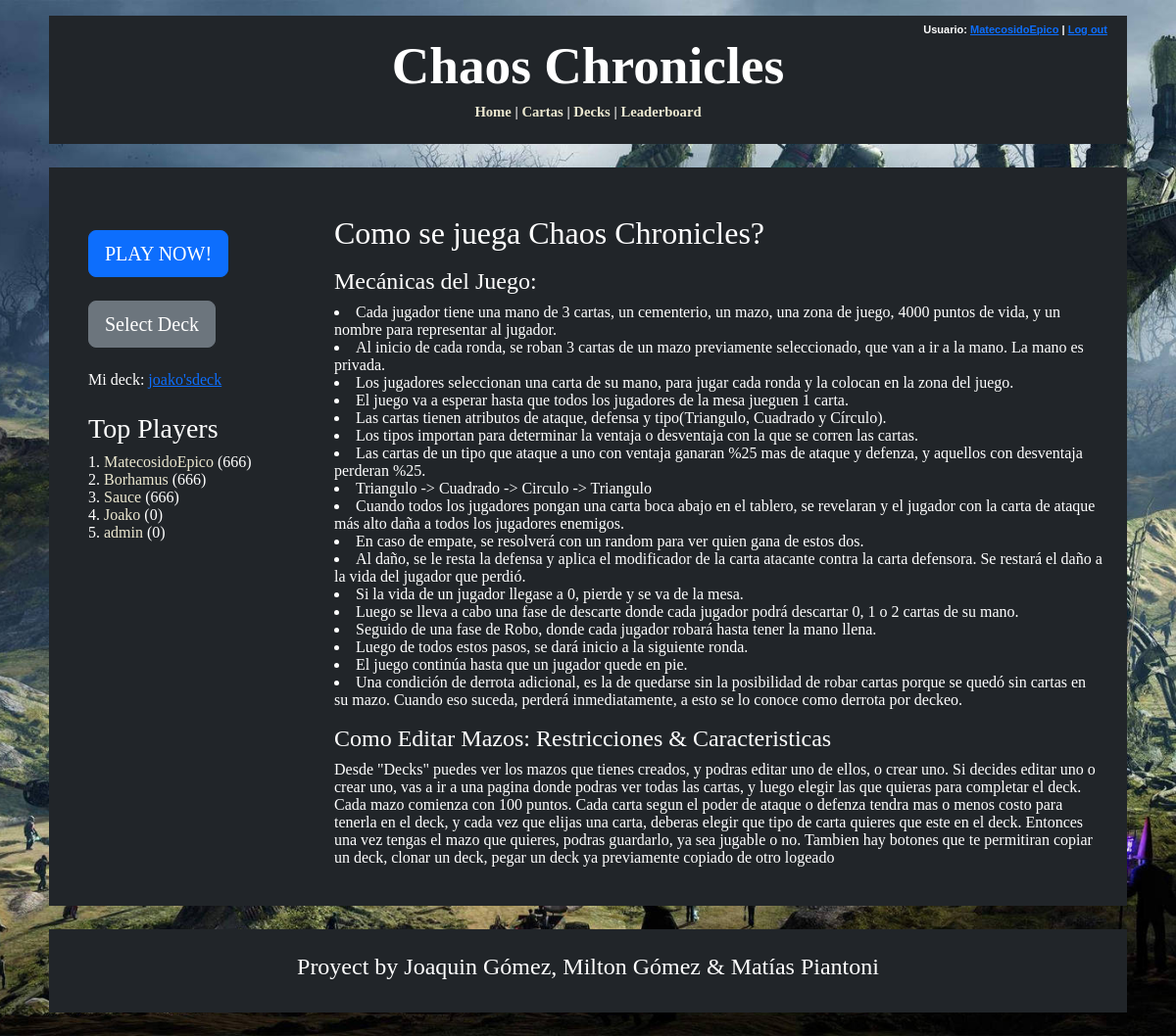
The app's page / (signed in) with its own data.
### logica/models.py (models this page shows, shortened)
class Jugador(AbstractUser):
    ScoreTotal = models.SmallIntegerField(default=0)
    Decks = models.ManyToManyField(Deck, blank=True)
    FotoPerfil = models.ImageField(blank=True, upload_to='perfilimages/')
    deck_seleccionado = models.ForeignKey('Deck', on_delete=models.SET_NULL, null=True, blank=True, related_name='jugador_seleccionado')
    def get_absolute_url(self):
        return reverse('user_profile', kwargs={'pk': self.pk})

class Deck(models.Model):
    Titulo = models.CharField(max_length=50)
    CantidadCartas = models.IntegerField(default=0, validators=[MinValueValidator(9), MaxValueValidator(21)])
    CantCirculo = models.SmallIntegerField(default=0)
    CantCuadrado = models.SmallIntegerField(default=0)
    CantTriangulo = models.SmallIntegerField(default=0)
    PartidasGanadas = models.SmallIntegerField(default=0)
    PartidasPerdidas = models.SmallIntegerField(default=0)
    PartidasTotales = models.SmallIntegerField(default=0)
    Winrate = models.DecimalField(max_digits=5, decimal_places=2, default=0.00)
    FechaDeCreacion = models.DateField(auto_now_add=True)
    BackImage = models.ImageField(blank=True, upload_to='backim/')
    Puntos = models.IntegerField(default=100)

### logica/views.py (the view)
# urls.py: path('', HomeView.as_view(), name='home'),
class HomeView(TemplateView):
    template_name = 'home.html'
    def get_context_data(self, **kwargs):
        context = super().get_context_data(**kwargs)
        usuario = self.request.user
        context['jugadores']= Jugador.objects.all().order_by('-ScoreTotal')[:5]
        context['deck_seleccionado'] = usuario.deck_seleccionado if hasattr(usuario, 'deck_seleccionado') else None
        return context

### logica/templates/home.html (shortened to what this page needs)
{% extends "base_generic.html" %}
{% block content %}
<div class="container mt-4">
    <div class="row">
        <div class="col-sm-3 bg-dark p-4 text-white center-text">
            <div class="mb-3">
                {% if not user.is_authenticated %}
                    <a href = "{% url 'login' %}" class="btn btn-primary btn-lg btn-block mb-2">PLAY NOW!</a>
                {% else %}
                    <a href = "" class="btn btn-primary btn-lg btn-block mb-2">PLAY NOW!</a>
                {% endif %}
            </div>
            <div class="mb-4">
                {% if not user.is_authenticated %}
                    <a href = "{% url 'register' %}" class="btn btn-secondary btn-lg btn-block">REGISTER</a>
                {% else %}
                    <a href = "{% url 'deck_list' %}" class="btn btn-secondary btn-lg btn-block">Select Deck</a>
                {% endif %}
            </div>
            {% if user.is_authenticated %}
            <div class="mb-4">
                Mi deck:
                {% if deck_seleccionado != Null %}
                <a href= "{% url 'deck_detail' deck_seleccionado.id %}">{{ deck_seleccionado.Titulo }}</a>
                {% endif %}
            </div>
            {% endif %}
            <div>
                <h3>Top Players</h3>
                <ul class="list-unstyled">
                    {% for jugador in jugadores %}
                        <li>{{forloop.counter}}. <a class = "menu-buttons" href="{{ jugador.get_absolute_url }}">{{ jugador.username }}</a> ({{ jugador.ScoreTotal }}) </li>
                    {% endfor %}
                </ul>
            </div>
        </div>
        <div class="col-sm-9 bg-dark text-white p-2">
            <div class = "Tutorial">
                <h2>Como se juega Chaos Chronicles?</h2>
                <p>
                    <h4>Mecánicas del Juego:</h4>
                    <li>Cada jugador tiene una mano de 3 cartas, un cementerio, un mazo, una zona de juego, 4000 puntos de vida, y un nombre para representar al jugador.</li>
                    <li>Al inicio de cada ronda, se roban 3 cartas de un mazo previamente seleccionado, que van a ir a la mano. La mano es privada.</li>
                    <li>Los jugadores seleccionan una carta de su mano, para jugar cada ronda y la colocan en la zona del juego.</li>
                    <li>El juego va a esperar hasta que todos los jugadores de la mesa jueguen 1 carta.</li>
                    <li>Las cartas tienen atributos de ataque, defensa y tipo(Triangulo, Cuadrado y Círculo).</li>
                    <li>Los tipos importan para determinar la ventaja o desventaja con la que se corren las cartas.</li>
                    <li>Las cartas de un tipo que ataque a uno con ventaja ganaran %25 mas de ataque y defenza, y aquellos con desventaja perderan %25.</li>
                    <li>Triangulo -> Cuadrado -> Circulo -> Triangulo</li>
                    <li>Cuando todos los jugadores pongan una carta boca abajo en el tablero, se revelaran y el jugador con la carta de ataque más alto daña a todos los jugadores enemigos.</li>
                    <li>En caso de empate, se resolverá con un random para ver quien gana de estos dos.</li>
                    <li>Al daño, se le resta la defensa y aplica el modificador de la carta atacante contra la carta defensora. Se restará el daño a la vida del jugador que perdió.</li>
                    <li>Si la vida de un jugador llegase a 0, pierde y se va de la mesa.</li>
                    <li>Luego se lleva a cabo una fase de descarte donde cada jugador podrá descartar 0, 1 o 2 cartas de su mano.</li>
                    <li>Seguido de una fase de Robo, donde cada jugador robará hasta tener la mano llena.</li>
                    <li>Luego de todos estos pasos, se dará inicio a la siguiente ronda.</li>
                    <li>El juego continúa hasta que un jugador quede en pie.</li>
                    <li>Una condición de derrota adicional, es la de quedarse sin la posibilidad de robar cartas porque se quedó sin cartas en su mazo. Cuando eso suceda, perderá inmediatamente, a esto se lo conoce como derrota por deckeo.</li>
                </p>
            </div>
            <div class = "Deck-edition">
                <p>
                    <h4>Como Editar Mazos: Restricciones & Caracteristicas </h4>
                    Desde "Decks" puedes ver los mazos que tienes creados, y podras editar uno de ellos, o crear uno.
                    Si decides editar uno o crear uno, vas a ir a una pagina donde podras ver todas las cartas, y luego elegir las que quieras para completar el deck.
                    Cada mazo comienza con 100 puntos.
                    Cada carta segun el poder de ataque o defenza tendra mas o menos costo para tenerla en el deck, y cada vez que elijas una carta, deberas elegir que tipo de carta quieres que este en el deck.
                    Entonces una vez tengas el mazo que quieres, podras guardarlo, ya sea jugable o no.
                    Tambien hay botones que te permitiran copiar un deck, clonar un deck, pegar un deck ya previamente copiado de otro logeado
                </p>
            </div>
        </div>
    </div>
</div>
{% endblock %}

### logica/templates/base_generic.html (shortened to what this page needs)
<!DOCTYPE html>
<html lang="en">
    <head>
        <link href="https://cdn.jsdelivr.net/npm/bootstrap@5.3.3/dist/css/bootstrap.min.css" rel="stylesheet">
    </head>
    <body>
        <div class = "custom-container p-2 mt-3 bg-dark text-white">
            <div class = "menu">
                <div class = "container-fluid bg-dark text-white">
                    <div class="row">
                        <div class="col-sm-12">
                            <nav>
                                {% if user.is_authenticated %}
                                    <div class = "log-bar">
                                        Usuario:  <a href="{{ user.get_absolute_url }}">{{ user.get_username }}</a>
                                        |
                                        <form action="{% url 'logout' %}" method="post" class = "logout-form"> {% csrf_token %}
                                            <button type="submit" class="logout-button">Log out</button>
                                        </form>
                                    </div>
                                {% else %}
                                    <p class = "log-bar"><a href="{% url 'login' %}">Log in</a> or <a href="{% url 'register' %}">Register</a></p>
                                {% endif %}
                            </nav>
                        </div>
                    </div>
                </div>
                <div class="row">
                    <div class = "col-sm-12">
                        <h1 class="title">Chaos Chronicles</h1>
                    </div>
                </div>
                <div class="row">
                    <div class = "col-sm-12">
                        <nav class = "menu-items">
                            <p>
                                <a href="{% url 'home' %}" class = "menu-buttons"> Home</a> |
                                <a href="{% url 'carta_list' %}" class = "menu-buttons"> Cartas</a>
                                {% if user.is_authenticated %}
                                    |
                                    <a href="{% url 'deck_list' %}" class = "menu-buttons"> Decks</a> |
                                    <a href="{% url 'leaderboard' %}" class = "menu-buttons"> Leaderboard </a>
                                {% endif %}
                            </p>
                        </nav>
                    </div>
                </div>
            </div>
        </div>
        <div class = "custom-container p-3 my-4 bg-dark text-white">
            {% block content %}
            {% endblock %}
        </div>
        <div class = "custom-container p-4 my-4 bg-dark text-white">
            <h4 style = "text-align: center;"> Proyect by Joaquin Gómez, Milton Gómez & Matías Piantoni </h4>
        </div>
    </body>
</html>

### logica/templates/base_generic.html (style rules this page uses)
body { background-attachment: fixed; background-image: url("/media/media/bg1.jpg"); min-height: 100vh; width: 100%; background-position: center; background-repeat: no-repeat; background-size: cover; font: 12pt Georgia, "Times New Roman", Times, serif; }
.title { text-align: center; font: bold 40pt Georgia, "Times New Roman", Times, serif; }
.menu-items { text-align: center; font: bold 11pt Georgia, "Times New Roman", Times, serif; }
.menu-buttons { color: #ece8d0; text-decoration: none; background: none; border: none; }
.log-bar { text-align: right; font: bold 11px Arial; }
.logout-form { display: inline-block; margin: 0; }
.custom-container { max-width: 1100px; margin: auto; }
.logout-button { background: none; color: rgba(13,110,253,1); border: none; padding: 0; cursor: pointer; text-decoration: underline; font: bold 11px Arial; }

### records on screen
Jugador: get_username "MatecosidoEpico", username "MatecosidoEpico", ScoreTotal "666"
Deck: Titulo "joako'sdeck"
Jugador: username "Borhamus", ScoreTotal "666"
Jugador: username "Sauce", ScoreTotal "666"
Jugador: username "Joako", ScoreTotal "0"
Jugador: username "admin", ScoreTotal "0"
